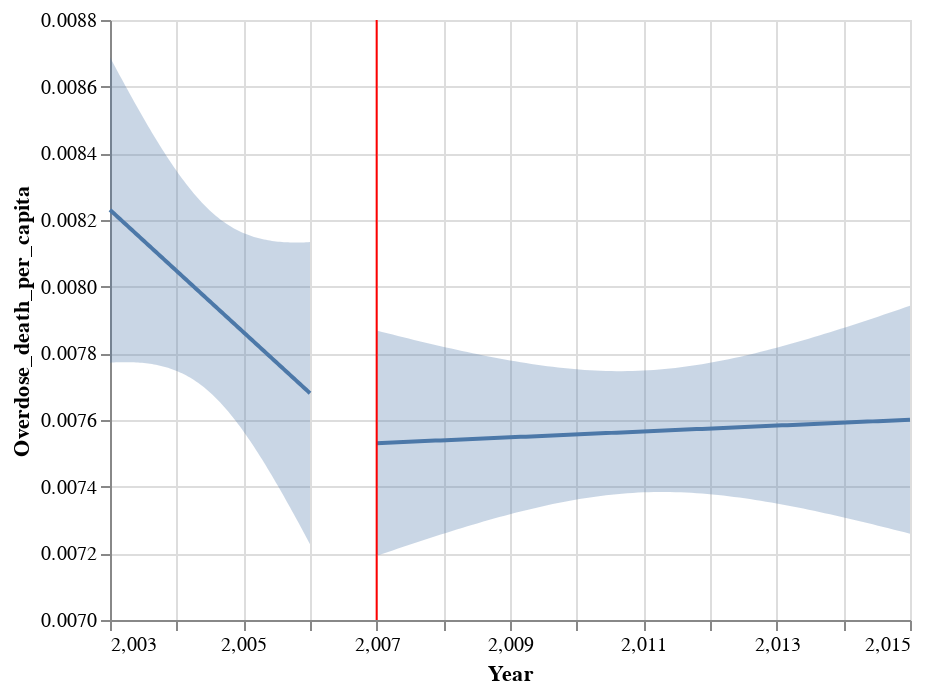

The notebook cell saved with this chart:
### Code cell
TX_pre, TX_post = pre_post_analysis(TX, 2007)
TX_pre_post_chart = alt.layer(TX_pre, TX_post, get_vertical_line(2007)).properties()
TX_pre_post_chart.display()

### Figure 1 — Vega-Lite specification as saved in the notebook (floating-point values rounded to 4 significant figures)
{"config": {"view": {"continuousWidth": 400, "continuousHeight": 300}}, "layer": [{"layer": [{"mark": "line", "encoding": {"x": {"type": "quantitative", "field": "Year"}, "y": {"type": "quantitative", "field": "Overdose_death_per_capita", "scale": {"zero": false}}}}, {"mark": "errorband", "encoding": {"x": {"type": "quantitative", "field": "Year"}, "y": {"type": "quantitative", "field": "ci_low", "title": "Overdose_death_per_capita"}, "y2": {"field": "ci_high"}}}], "data": {"name": "data-43c38c0551c0b9acbcdd771bb643a09d"}}, {"layer": [{"mark": "line", "encoding": {"x": {"type": "quantitative", "field": "Year"}, "y": {"type": "quantitative", "field": "Overdose_death_per_capita", "scale": {"zero": false}}}}, {"mark": "errorband", "encoding": {"x": {"type": "quantitative", "field": "Year"}, "y": {"type": "quantitative", "field": "ci_low", "title": "Overdose_death_per_capita"}, "y2": {"field": "ci_high"}}}], "data": {"name": "data-cd819f4684d198f0df5d3a4d09d1c712"}}, {"data": {"name": "data-d8e5274452d99c7a9e201f0b6569eb79"}, "mark": {"type": "rule", "color": "red"}, "encoding": {"x": {"type": "quantitative", "field": "Year"}}}], "$schema": "https://vega.github.io/schema/vega-lite/v4.8.1.json", "datasets": {"data-43c38c0551c0b9acbcdd771bb643a09d": [{"Year": 2003.0, "Overdose_death_per_capita": 0.00823, "ci_low": 0.007772, "ci_high": 0.008689}, {"Year": 2003.0, "Overdose_death_per_capita": 0.008225, "ci_low": 0.007772, "ci_high": 0.008677}, {"Year": 2003.0, "Overdose_death_per_capita": 0.008219, "ci_low": 0.007773, "ci_high": 0.008666}, {"Year": 2003.0, "Overdose_death_per_capita": 0.008214, "ci_low": 0.007773, "ci_high": 0.008655}, {"Year": 2003.0, "Overdose_death_per_capita": 0.008208, "ci_low": 0.007773, "ci_high": 0.008643}, {"Year": 2003.0, "Overdose_death_per_capita": 0.008203, "ci_low": 0.007773, "ci_high": 0.008632}, {"Year": 2003.0, "Overdose_death_per_capita": 0.008197, "ci_low": 0.007773, "ci_high": 0.008621}, {"Year": 2003.0, "Overdose_death_per_capita": 0.008192, "ci_low": 0.007774, "ci_high": 0.00861}, {"Year": 2003.0, "Overdose_death_per_capita": 0.008186, "ci_low": 0.007774, "ci_high": 0.008599}, {"Year": 2003.0, "Overdose_death_per_capita": 0.008181, "ci_low": 0.007774, "ci_high": 0.008588}, {"Year": 2003.0, "Overdose_death_per_capita": 0.008175, "ci_low": 0.007773, "ci_high": 0.008577}, {"Year": 2003.0, "Overdose_death_per_capita": 0.00817, "ci_low": 0.007773, "ci_high": 0.008566}, {"Year": 2003.0, "Overdose_death_per_capita": 0.008164, "ci_low": 0.007773, "ci_high": 0.008556}, {"Year": 2003.0, "Overdose_death_per_capita": 0.008159, "ci_low": 0.007773, "ci_high": 0.008545}, {"Year": 2003.0, "Overdose_death_per_capita": 0.008153, "ci_low": 0.007772, "ci_high": 0.008534}, {"Year": 2003.0, "Overdose_death_per_capita": 0.008148, "ci_low": 0.007772, "ci_high": 0.008524}, {"Year": 2003.0, "Overdose_death_per_capita": 0.008142, "ci_low": 0.007771, "ci_high": 0.008513}, {"Year": 2004.0, "Overdose_death_per_capita": 0.008137, "ci_low": 0.007771, "ci_high": 0.008503}, {"Year": 2004.0, "Overdose_death_per_capita": 0.008131, "ci_low": 0.00777, "ci_high": 0.008493}, {"Year": 2004.0, "Overdose_death_per_capita": 0.008126, "ci_low": 0.007769, "ci_high": 0.008482}, {"Year": 2004.0, "Overdose_death_per_capita": 0.00812, "ci_low": 0.007769, "ci_high": 0.008472}, {"Year": 2004.0, "Overdose_death_per_capita": 0.008115, "ci_low": 0.007768, "ci_high": 0.008462}, {"Year": 2004.0, "Overdose_death_per_capita": 0.008109, "ci_low": 0.007767, "ci_high": 0.008452}, {"Year": 2004.0, "Overdose_death_per_capita": 0.008104, "ci_low": 0.007765, "ci_high": 0.008442}, {"Year": 2004.0, "Overdose_death_per_capita": 0.008098, "ci_low": 0.007764, "ci_high": 0.008432}, {"Year": 2004.0, "Overdose_death_per_capita": 0.008093, "ci_low": 0.007763, "ci_high": 0.008423}, {"Year": 2004.0, "Overdose_death_per_capita": 0.008087, "ci_low": 0.007761, "ci_high": 0.008413}, {"Year": 2004.0, "Overdose_death_per_capita": 0.008082, "ci_low": 0.00776, "ci_high": 0.008404}, {"Year": 2004.0, "Overdose_death_per_capita": 0.008076, "ci_low": 0.007758, "ci_high": 0.008394}, {"Year": 2004.0, "Overdose_death_per_capita": 0.008071, "ci_low": 0.007756, "ci_high": 0.008385}, {"Year": 2004.0, "Overdose_death_per_capita": 0.008065, "ci_low": 0.007755, "ci_high": 0.008376}, {"Year": 2004.0, "Overdose_death_per_capita": 0.00806, "ci_low": 0.007752, "ci_high": 0.008367}, {"Year": 2004.0, "Overdose_death_per_capita": 0.008054, "ci_low": 0.00775, "ci_high": 0.008358}, {"Year": 2004.0, "Overdose_death_per_capita": 0.008049, "ci_low": 0.007748, "ci_high": 0.00835}, {"Year": 2004.0, "Overdose_death_per_capita": 0.008043, "ci_low": 0.007745, "ci_high": 0.008341}, {"Year": 2004.0, "Overdose_death_per_capita": 0.008038, "ci_low": 0.007743, "ci_high": 0.008333}, {"Year": 2004.0, "Overdose_death_per_capita": 0.008032, "ci_low": 0.00774, "ci_high": 0.008325}, {"Year": 2004.0, "Overdose_death_per_capita": 0.008027, "ci_low": 0.007737, "ci_high": 0.008317}, {"Year": 2004.0, "Overdose_death_per_capita": 0.008021, "ci_low": 0.007734, "ci_high": 0.008309}, {"Year": 2004.0, "Overdose_death_per_capita": 0.008016, "ci_low": 0.007731, "ci_high": 0.008301}, {"Year": 2004.0, "Overdose_death_per_capita": 0.00801, "ci_low": 0.007727, "ci_high": 0.008293}, {"Year": 2004.0, "Overdose_death_per_capita": 0.008005, "ci_low": 0.007724, "ci_high": 0.008286}, {"Year": 2004.0, "Overdose_death_per_capita": 0.007999, "ci_low": 0.00772, "ci_high": 0.008279}, {"Year": 2004.0, "Overdose_death_per_capita": 0.007994, "ci_low": 0.007716, "ci_high": 0.008272}, {"Year": 2004.0, "Overdose_death_per_capita": 0.007988, "ci_low": 0.007712, "ci_high": 0.008265}, {"Year": 2004.0, "Overdose_death_per_capita": 0.007983, "ci_low": 0.007707, "ci_high": 0.008258}, {"Year": 2004.0, "Overdose_death_per_capita": 0.007977, "ci_low": 0.007703, "ci_high": 0.008252}, {"Year": 2004.0, "Overdose_death_per_capita": 0.007972, "ci_low": 0.007698, "ci_high": 0.008246}, {"Year": 2004.0, "Overdose_death_per_capita": 0.007966, "ci_low": 0.007693, "ci_high": 0.00824}, {"Year": 2004.0, "Overdose_death_per_capita": 0.007961, "ci_low": 0.007688, "ci_high": 0.008234}, {"Year": 2004.0, "Overdose_death_per_capita": 0.007955, "ci_low": 0.007683, "ci_high": 0.008228}, {"Year": 2005.0, "Overdose_death_per_capita": 0.00795, "ci_low": 0.007677, "ci_high": 0.008223}, {"Year": 2005.0, "Overdose_death_per_capita": 0.007944, "ci_low": 0.007671, "ci_high": 0.008217}, {"Year": 2005.0, "Overdose_death_per_capita": 0.007939, "ci_low": 0.007666, "ci_high": 0.008212}, {"Year": 2005.0, "Overdose_death_per_capita": 0.007933, "ci_low": 0.007659, "ci_high": 0.008207}, {"Year": 2005.0, "Overdose_death_per_capita": 0.007928, "ci_low": 0.007653, "ci_high": 0.008203}, {"Year": 2005.0, "Overdose_death_per_capita": 0.007922, "ci_low": 0.007647, "ci_high": 0.008198}, {"Year": 2005.0, "Overdose_death_per_capita": 0.007917, "ci_low": 0.00764, "ci_high": 0.008194}, {"Year": 2005.0, "Overdose_death_per_capita": 0.007911, "ci_low": 0.007633, "ci_high": 0.00819}, {"Year": 2005.0, "Overdose_death_per_capita": 0.007906, "ci_low": 0.007626, "ci_high": 0.008186}, {"Year": 2005.0, "Overdose_death_per_capita": 0.0079, "ci_low": 0.007619, "ci_high": 0.008182}, {"Year": 2005.0, "Overdose_death_per_capita": 0.007895, "ci_low": 0.007611, "ci_high": 0.008178}, {"Year": 2005.0, "Overdose_death_per_capita": 0.007889, "ci_low": 0.007604, "ci_high": 0.008175}, {"Year": 2005.0, "Overdose_death_per_capita": 0.007884, "ci_low": 0.007596, "ci_high": 0.008172}, {"Year": 2005.0, "Overdose_death_per_capita": 0.007878, "ci_low": 0.007588, "ci_high": 0.008169}, {"Year": 2005.0, "Overdose_death_per_capita": 0.007873, "ci_low": 0.00758, "ci_high": 0.008166}, {"Year": 2005.0, "Overdose_death_per_capita": 0.007867, "ci_low": 0.007572, "ci_high": 0.008163}, {"Year": 2005.0, "Overdose_death_per_capita": 0.007862, "ci_low": 0.007564, "ci_high": 0.00816}, {"Year": 2005.0, "Overdose_death_per_capita": 0.007856, "ci_low": 0.007555, "ci_high": 0.008158}, {"Year": 2005.0, "Overdose_death_per_capita": 0.007851, "ci_low": 0.007546, "ci_high": 0.008155}, {"Year": 2005.0, "Overdose_death_per_capita": 0.007845, "ci_low": 0.007538, "ci_high": 0.008153}, {"Year": 2005.0, "Overdose_death_per_capita": 0.00784, "ci_low": 0.007529, "ci_high": 0.008151}, {"Year": 2005.0, "Overdose_death_per_capita": 0.007834, "ci_low": 0.007519, "ci_high": 0.008149}, {"Year": 2005.0, "Overdose_death_per_capita": 0.007829, "ci_low": 0.00751, "ci_high": 0.008148}, {"Year": 2005.0, "Overdose_death_per_capita": 0.007823, "ci_low": 0.007501, "ci_high": 0.008146}, {"Year": 2005.0, "Overdose_death_per_capita": 0.007818, "ci_low": 0.007491, "ci_high": 0.008144}, {"Year": 2005.0, "Overdose_death_per_capita": 0.007812, "ci_low": 0.007482, "ci_high": 0.008143}, {"Year": 2005.0, "Overdose_death_per_capita": 0.007807, "ci_low": 0.007472, "ci_high": 0.008142}, {"Year": 2005.0, "Overdose_death_per_capita": 0.007801, "ci_low": 0.007462, "ci_high": 0.00814}, {"Year": 2005.0, "Overdose_death_per_capita": 0.007796, "ci_low": 0.007453, "ci_high": 0.008139}, {"Year": 2005.0, "Overdose_death_per_capita": 0.00779, "ci_low": 0.007443, "ci_high": 0.008138}, {"Year": 2005.0, "Overdose_death_per_capita": 0.007785, "ci_low": 0.007432, "ci_high": 0.008137}, {"Year": 2005.0, "Overdose_death_per_capita": 0.007779, "ci_low": 0.007422, "ci_high": 0.008137}, {"Year": 2005.0, "Overdose_death_per_capita": 0.007774, "ci_low": 0.007412, "ci_high": 0.008136}, {"Year": 2006.0, "Overdose_death_per_capita": 0.007768, "ci_low": 0.007402, "ci_high": 0.008135}, {"Year": 2006.0, "Overdose_death_per_capita": 0.007763, "ci_low": 0.007391, "ci_high": 0.008135}, {"Year": 2006.0, "Overdose_death_per_capita": 0.007757, "ci_low": 0.007381, "ci_high": 0.008134}, {"Year": 2006.0, "Overdose_death_per_capita": 0.007752, "ci_low": 0.00737, "ci_high": 0.008134}, {"Year": 2006.0, "Overdose_death_per_capita": 0.007746, "ci_low": 0.00736, "ci_high": 0.008133}, {"Year": 2006.0, "Overdose_death_per_capita": 0.007741, "ci_low": 0.007349, "ci_high": 0.008133}, {"Year": 2006.0, "Overdose_death_per_capita": 0.007735, "ci_low": 0.007338, "ci_high": 0.008133}, {"Year": 2006.0, "Overdose_death_per_capita": 0.00773, "ci_low": 0.007327, "ci_high": 0.008133}, {"Year": 2006.0, "Overdose_death_per_capita": 0.007724, "ci_low": 0.007316, "ci_high": 0.008133}, {"Year": 2006.0, "Overdose_death_per_capita": 0.007719, "ci_low": 0.007305, "ci_high": 0.008132}, {"Year": 2006.0, "Overdose_death_per_capita": 0.007713, "ci_low": 0.007294, "ci_high": 0.008132}, {"Year": 2006.0, "Overdose_death_per_capita": 0.007708, "ci_low": 0.007283, "ci_high": 0.008133}, {"Year": 2006.0, "Overdose_death_per_capita": 0.007702, "ci_low": 0.007272, "ci_high": 0.008133}, {"Year": 2006.0, "Overdose_death_per_capita": 0.007697, "ci_low": 0.007261, "ci_high": 0.008133}, {"Year": 2006.0, "Overdose_death_per_capita": 0.007691, "ci_low": 0.00725, "ci_high": 0.008133}, {"Year": 2006.0, "Overdose_death_per_capita": 0.007686, "ci_low": 0.007239, "ci_high": 0.008133}, {"Year": 2006.0, "Overdose_death_per_capita": 0.00768, "ci_low": 0.007227, "ci_high": 0.008134}], "data-cd819f4684d198f0df5d3a4d09d1c712": [{"Year": 2007.0, "Overdose_death_per_capita": 0.00753, "ci_low": 0.007192, "ci_high": 0.007868}, {"Year": 2007.0, "Overdose_death_per_capita": 0.007531, "ci_low": 0.007198, "ci_high": 0.007864}, {"Year": 2007.0, "Overdose_death_per_capita": 0.007532, "ci_low": 0.007203, "ci_high": 0.00786}, {"Year": 2007.0, "Overdose_death_per_capita": 0.007533, "ci_low": 0.007209, "ci_high": 0.007856}, {"Year": 2007.0, "Overdose_death_per_capita": 0.007533, "ci_low": 0.007214, "ci_high": 0.007852}, {"Year": 2007.0, "Overdose_death_per_capita": 0.007534, "ci_low": 0.00722, "ci_high": 0.007848}, {"Year": 2007.0, "Overdose_death_per_capita": 0.007535, "ci_low": 0.007225, "ci_high": 0.007844}, {"Year": 2008.0, "Overdose_death_per_capita": 0.007535, "ci_low": 0.00723, "ci_high": 0.00784}, {"Year": 2008.0, "Overdose_death_per_capita": 0.007536, "ci_low": 0.007236, "ci_high": 0.007836}, {"Year": 2008.0, "Overdose_death_per_capita": 0.007537, "ci_low": 0.007241, "ci_high": 0.007833}, {"Year": 2008.0, "Overdose_death_per_capita": 0.007537, "ci_low": 0.007246, "ci_high": 0.007829}, {"Year": 2008.0, "Overdose_death_per_capita": 0.007538, "ci_low": 0.007251, "ci_high": 0.007825}, {"Year": 2008.0, "Overdose_death_per_capita": 0.007539, "ci_low": 0.007256, "ci_high": 0.007821}, {"Year": 2008.0, "Overdose_death_per_capita": 0.00754, "ci_low": 0.007261, "ci_high": 0.007818}, {"Year": 2008.0, "Overdose_death_per_capita": 0.00754, "ci_low": 0.007266, "ci_high": 0.007814}, {"Year": 2008.0, "Overdose_death_per_capita": 0.007541, "ci_low": 0.007271, "ci_high": 0.007811}, {"Year": 2008.0, "Overdose_death_per_capita": 0.007542, "ci_low": 0.007276, "ci_high": 0.007807}, {"Year": 2008.0, "Overdose_death_per_capita": 0.007542, "ci_low": 0.007281, "ci_high": 0.007804}, {"Year": 2008.0, "Overdose_death_per_capita": 0.007543, "ci_low": 0.007286, "ci_high": 0.0078}, {"Year": 2009.0, "Overdose_death_per_capita": 0.007544, "ci_low": 0.007291, "ci_high": 0.007797}, {"Year": 2009.0, "Overdose_death_per_capita": 0.007544, "ci_low": 0.007295, "ci_high": 0.007794}, {"Year": 2009.0, "Overdose_death_per_capita": 0.007545, "ci_low": 0.0073, "ci_high": 0.007791}, {"Year": 2009.0, "Overdose_death_per_capita": 0.007546, "ci_low": 0.007304, "ci_high": 0.007788}, {"Year": 2009.0, "Overdose_death_per_capita": 0.007547, "ci_low": 0.007309, "ci_high": 0.007785}, {"Year": 2009.0, "Overdose_death_per_capita": 0.007547, "ci_low": 0.007313, "ci_high": 0.007782}, {"Year": 2009.0, "Overdose_death_per_capita": 0.007548, "ci_low": 0.007317, "ci_high": 0.007779}, {"Year": 2009.0, "Overdose_death_per_capita": 0.007549, "ci_low": 0.007321, "ci_high": 0.007776}, {"Year": 2009.0, "Overdose_death_per_capita": 0.007549, "ci_low": 0.007325, "ci_high": 0.007773}, {"Year": 2009.0, "Overdose_death_per_capita": 0.00755, "ci_low": 0.007329, "ci_high": 0.007771}, {"Year": 2009.0, "Overdose_death_per_capita": 0.007551, "ci_low": 0.007333, "ci_high": 0.007768}, {"Year": 2009.0, "Overdose_death_per_capita": 0.007552, "ci_low": 0.007337, "ci_high": 0.007766}, {"Year": 2009.0, "Overdose_death_per_capita": 0.007552, "ci_low": 0.007341, "ci_high": 0.007764}, {"Year": 2010.0, "Overdose_death_per_capita": 0.007553, "ci_low": 0.007344, "ci_high": 0.007762}, {"Year": 2010.0, "Overdose_death_per_capita": 0.007554, "ci_low": 0.007348, "ci_high": 0.00776}, {"Year": 2010.0, "Overdose_death_per_capita": 0.007554, "ci_low": 0.007351, "ci_high": 0.007758}, {"Year": 2010.0, "Overdose_death_per_capita": 0.007555, "ci_low": 0.007354, "ci_high": 0.007756}, {"Year": 2010.0, "Overdose_death_per_capita": 0.007556, "ci_low": 0.007357, "ci_high": 0.007754}, {"Year": 2010.0, "Overdose_death_per_capita": 0.007556, "ci_low": 0.00736, "ci_high": 0.007753}, {"Year": 2010.0, "Overdose_death_per_capita": 0.007557, "ci_low": 0.007363, "ci_high": 0.007752}, {"Year": 2010.0, "Overdose_death_per_capita": 0.007558, "ci_low": 0.007365, "ci_high": 0.00775}, {"Year": 2010.0, "Overdose_death_per_capita": 0.007559, "ci_low": 0.007368, "ci_high": 0.007749}, {"Year": 2010.0, "Overdose_death_per_capita": 0.007559, "ci_low": 0.00737, "ci_high": 0.007748}, {"Year": 2010.0, "Overdose_death_per_capita": 0.00756, "ci_low": 0.007372, "ci_high": 0.007748}, {"Year": 2010.0, "Overdose_death_per_capita": 0.007561, "ci_low": 0.007374, "ci_high": 0.007747}, {"Year": 2011.0, "Overdose_death_per_capita": 0.007561, "ci_low": 0.007376, "ci_high": 0.007747}, {"Year": 2011.0, "Overdose_death_per_capita": 0.007562, "ci_low": 0.007378, "ci_high": 0.007747}, {"Year": 2011.0, "Overdose_death_per_capita": 0.007563, "ci_low": 0.007379, "ci_high": 0.007747}, {"Year": 2011.0, "Overdose_death_per_capita": 0.007563, "ci_low": 0.00738, "ci_high": 0.007747}, {"Year": 2011.0, "Overdose_death_per_capita": 0.007564, "ci_low": 0.007381, "ci_high": 0.007747}, {"Year": 2011.0, "Overdose_death_per_capita": 0.007565, "ci_low": 0.007382, "ci_high": 0.007748}, {"Year": 2011.0, "Overdose_death_per_capita": 0.007566, "ci_low": 0.007383, "ci_high": 0.007748}, {"Year": 2011.0, "Overdose_death_per_capita": 0.007566, "ci_low": 0.007383, "ci_high": 0.007749}, {"Year": 2011.0, "Overdose_death_per_capita": 0.007567, "ci_low": 0.007384, "ci_high": 0.00775}, {"Year": 2011.0, "Overdose_death_per_capita": 0.007568, "ci_low": 0.007384, "ci_high": 0.007751}, {"Year": 2011.0, "Overdose_death_per_capita": 0.007568, "ci_low": 0.007384, "ci_high": 0.007753}, {"Year": 2011.0, "Overdose_death_per_capita": 0.007569, "ci_low": 0.007384, "ci_high": 0.007754}, {"Year": 2011.0, "Overdose_death_per_capita": 0.00757, "ci_low": 0.007383, "ci_high": 0.007756}, {"Year": 2012.0, "Overdose_death_per_capita": 0.007571, "ci_low": 0.007383, "ci_high": 0.007758}, {"Year": 2012.0, "Overdose_death_per_capita": 0.007571, "ci_low": 0.007382, "ci_high": 0.00776}, {"Year": 2012.0, "Overdose_death_per_capita": 0.007572, "ci_low": 0.007381, "ci_high": 0.007762}, {"Year": 2012.0, "Overdose_death_per_capita": 0.007573, "ci_low": 0.00738, "ci_high": 0.007765}, {"Year": 2012.0, "Overdose_death_per_capita": 0.007573, "ci_low": 0.007379, "ci_high": 0.007767}, {"Year": 2012.0, "Overdose_death_per_capita": 0.007574, "ci_low": 0.007378, "ci_high": 0.00777}, {"Year": 2012.0, "Overdose_death_per_capita": 0.007575, "ci_low": 0.007377, "ci_high": 0.007773}, {"Year": 2012.0, "Overdose_death_per_capita": 0.007575, "ci_low": 0.007375, "ci_high": 0.007776}, {"Year": 2012.0, "Overdose_death_per_capita": 0.007576, "ci_low": 0.007373, "ci_high": 0.007779}, {"Year": 2012.0, "Overdose_death_per_capita": 0.007577, "ci_low": 0.007371, "ci_high": 0.007782}, {"Year": 2012.0, "Overdose_death_per_capita": 0.007578, "ci_low": 0.007369, "ci_high": 0.007786}, {"Year": 2012.0, "Overdose_death_per_capita": 0.007578, "ci_low": 0.007367, "ci_high": 0.007789}, {"Year": 2013.0, "Overdose_death_per_capita": 0.007579, "ci_low": 0.007365, "ci_high": 0.007793}, {"Year": 2013.0, "Overdose_death_per_capita": 0.00758, "ci_low": 0.007363, "ci_high": 0.007797}, {"Year": 2013.0, "Overdose_death_per_capita": 0.00758, "ci_low": 0.00736, "ci_high": 0.007801}, {"Year": 2013.0, "Overdose_death_per_capita": 0.007581, "ci_low": 0.007358, "ci_high": 0.007804}, {"Year": 2013.0, "Overdose_death_per_capita": 0.007582, "ci_low": 0.007355, "ci_high": 0.007809}, {"Year": 2013.0, "Overdose_death_per_capita": 0.007582, "ci_low": 0.007352, "ci_high": 0.007813}, {"Year": 2013.0, "Overdose_death_per_capita": 0.007583, "ci_low": 0.007349, "ci_high": 0.007817}, {"Year": 2013.0, "Overdose_death_per_capita": 0.007584, "ci_low": 0.007347, "ci_high": 0.007821}, {"Year": 2013.0, "Overdose_death_per_capita": 0.007585, "ci_low": 0.007344, "ci_high": 0.007826}, {"Year": 2013.0, "Overdose_death_per_capita": 0.007585, "ci_low": 0.007341, "ci_high": 0.00783}, {"Year": 2013.0, "Overdose_death_per_capita": 0.007586, "ci_low": 0.007337, "ci_high": 0.007835}, {"Year": 2013.0, "Overdose_death_per_capita": 0.007587, "ci_low": 0.007334, "ci_high": 0.007839}, {"Year": 2013.0, "Overdose_death_per_capita": 0.007587, "ci_low": 0.007331, "ci_high": 0.007844}, {"Year": 2014.0, "Overdose_death_per_capita": 0.007588, "ci_low": 0.007327, "ci_high": 0.007849}, {"Year": 2014.0, "Overdose_death_per_capita": 0.007589, "ci_low": 0.007324, "ci_high": 0.007854}, {"Year": 2014.0, "Overdose_death_per_capita": 0.00759, "ci_low": 0.007321, "ci_high": 0.007858}, {"Year": 2014.0, "Overdose_death_per_capita": 0.00759, "ci_low": 0.007317, "ci_high": 0.007863}, {"Year": 2014.0, "Overdose_death_per_capita": 0.007591, "ci_low": 0.007313, "ci_high": 0.007868}, {"Year": 2014.0, "Overdose_death_per_capita": 0.007592, "ci_low": 0.00731, "ci_high": 0.007873}, {"Year": 2014.0, "Overdose_death_per_capita": 0.007592, "ci_low": 0.007306, "ci_high": 0.007879}, {"Year": 2014.0, "Overdose_death_per_capita": 0.007593, "ci_low": 0.007302, "ci_high": 0.007884}, {"Year": 2014.0, "Overdose_death_per_capita": 0.007594, "ci_low": 0.007299, "ci_high": 0.007889}, {"Year": 2014.0, "Overdose_death_per_capita": 0.007594, "ci_low": 0.007295, "ci_high": 0.007894}, {"Year": 2014.0, "Overdose_death_per_capita": 0.007595, "ci_low": 0.007291, "ci_high": 0.007899}, {"Year": 2014.0, "Overdose_death_per_capita": 0.007596, "ci_low": 0.007287, "ci_high": 0.007905}, {"Year": 2015.0, "Overdose_death_per_capita": 0.007597, "ci_low": 0.007283, "ci_high": 0.00791}, {"Year": 2015.0, "Overdose_death_per_capita": 0.007597, "ci_low": 0.007279, "ci_high": 0.007915}, {"Year": 2015.0, "Overdose_death_per_capita": 0.007598, "ci_low": 0.007275, "ci_high": 0.007921}, {"Year": 2015.0, "Overdose_death_per_capita": 0.007599, "ci_low": 0.007271, "ci_high": 0.007926}, {"Year": 2015.0, "Overdose_death_per_capita": 0.007599, "ci_low": 0.007267, "ci_high": 0.007932}, {"Year": 2015.0, "Overdose_death_per_capita": 0.0076, "ci_low": 0.007263, "ci_high": 0.007937}, {"Year": 2015.0, "Overdose_death_per_capita": 0.007601, "ci_low": 0.007259, "ci_high": 0.007943}], "data-d8e5274452d99c7a9e201f0b6569eb79": [{"Year": 2007}]}}
